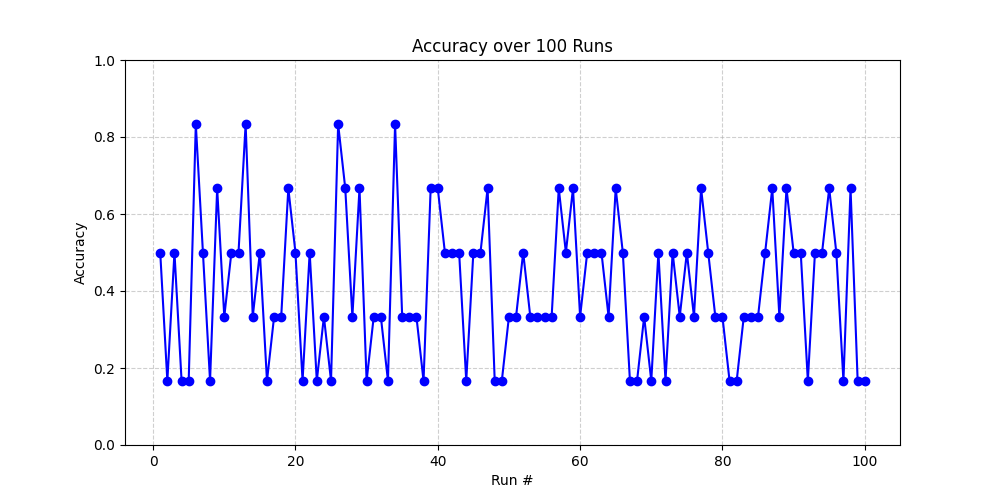

Here is the Python script that generated this plot:
import os
import pandas as pd
import re
import numpy as np
import pymc as pm
import tensorflow as tf
from collections import Counter
from sklearn.model_selection import train_test_split
from sklearn.preprocessing import StandardScaler
from tensorflow.keras.callbacks import EarlyStopping
from tensorflow.keras.layers import Dense, Dropout
from tensorflow.keras.models import Sequential
from scipy.stats import zscore
import matplotlib.pyplot as plt

# --- Feature Extraction ---
def extract_features_from_lines(lines):
    pronouns = {'i', 'you', 'he', 'she', 'we', 'they', 'me', 'him', 'her', 'us', 'them',
                'my', 'your', 'his', 'its', 'our', 'their', 'mine', 'yours', 'hers',
                'ours', 'theirs', 'myself', 'yourself', 'himself', 'herself', 'itself',
                'ourselves', 'yourselves', 'themselves', 'who', 'whom', 'whose', 'which',
                'that', 'anyone', 'someone', 'everyone', 'somebody', 'anybody',
                'everybody', 'each', 'either', 'neither', 'this', 'these', 'those'}

    conjunctions = {'and', 'but', 'or', 'because', 'so', 'if', 'although', 'while', 'when',
                    'nor', 'yet', 'unless', 'until', 'even though', 'as', 'as if',
                    'as though', 'whereas', 'since', 'whether', 'before', 'after',
                    'once', 'than', 'though', 'provided', 'lest', 'in case', 'now that',
                    'even if', 'rather than', 'both', 'either', 'neither', 'not only',
                    'just as'}

    negations = {'no', 'not', "n't", 'never', 'nothing', 'nobody', 'nowhere', 'neither',
                 'no one', 'none', 'without', 'hardly', 'scarcely', 'barely', 'cannot',
                 "can't", "don't", "won't", "isn't", "wasn't", "weren't", "didn't",
                 "hasn't", "haven't", "hadn't", "wouldn't", "shouldn't", "mustn't",
                 "mightn't"}

    child_word_count = 0
    child_morpheme_count = 0
    child_utterance_count = 0
    pronoun_count = 0
    conj_count = 0
    negation_count = 0
    mother_utterance_count = 0
    type_token_set = set()
    repetition_count = 0

    for line in lines:
        line = line.strip()
        if line.startswith("*CHI:"):
            utterance = re.sub(r'[^\w\s-]', '', line[5:].lower())
            words = utterance.split()
            morphemes = sum(len(word.split('-')) for word in words)

            child_word_count += len(words)
            child_morpheme_count += morphemes
            child_utterance_count += 1

            type_token_set.update(words)

            pronoun_count += sum(1 for word in words if word in pronouns)
            conj_count += sum(1 for word in words if word in conjunctions)
            negation_count += sum(1 for word in words if word in negations)

            # Count repeated words (disfluency)
            for i in range(1, len(words)):
                if words[i] == words[i-1]:
                    repetition_count += 1

        elif any(line.startswith(speaker) for speaker in ["*MOT:", "*INV:", "*INV1:", "*INV2:"]):
            mother_utterance_count += 1

    mluw = child_word_count / child_utterance_count if child_utterance_count else 0
    mlum = child_morpheme_count / child_utterance_count if child_utterance_count else 0
    mlt_ratio = child_utterance_count / mother_utterance_count if mother_utterance_count else 0
    ttr = len(type_token_set) / child_word_count if child_word_count else 0

    return {
        "mluw": mluw,
        "mlum": mlum,
        "mlt_ratio": mlt_ratio,
        "pronouns_per_100w": 100 * pronoun_count / child_word_count if child_word_count else 0,
        "conjunctions_per_100w": 100 * conj_count / child_word_count if child_word_count else 0,
        "negations_per_100w": 100 * negation_count / child_word_count if child_word_count else 0,
        "type_token_ratio": ttr,
        "repetitions": repetition_count,
        "total_words": child_word_count,
    }

def extract_features_from_cha(file_path):
    with open(file_path, 'r', encoding='utf-8', errors='ignore') as f:
        lines = f.readlines()
    features = extract_features_from_lines(lines)
    return features

if __name__ == "__main__":
    # Data paths
    data_path = "C:/Users/pabbu/OneDrive/Autism_Project/Data/Eigsti"
    asd_path = os.path.join(data_path, "ASD")
    td_path = os.path.join(data_path, "TD")

    # List files
    asd_files = [f for f in os.listdir(asd_path) if f.endswith(".cha.txt")]
    td_files = [f for f in os.listdir(td_path) if f.endswith(".cha.txt")]

    # Extract features
    data = []
    for filename in asd_files:
        file_path = os.path.join(asd_path, filename)
        features = extract_features_from_cha(file_path)
        features.update({"filename": filename, "label": "ASD"})
        data.append(features)

    for filename in td_files:
        file_path = os.path.join(td_path, filename)
        features = extract_features_from_cha(file_path)
        features.update({"filename": filename, "label": "TD"})
        data.append(features)

    # Create DataFrame
    df = pd.DataFrame(data)
    df['label_num'] = df['label'].map({'ASD': 1, 'TD': 0})

    # Select features as requested
    feature_cols = [
        'mlum',                 # MLU: mean length of utterance (morphemes)
        'mlt_ratio',            # Mean length turn ratio
        'pronouns_per_100w',    # Percent pronouns
        'conjunctions_per_100w',# Percent conjunctions
        'negations_per_100w',   # Percent negations
        'total_words'           # Number of words spoken
    ]

    # Cleaning
    df.replace([np.inf, -np.inf], np.nan, inplace=True)
    df.dropna(inplace=True)
    df = df[df['total_words'] > 0]
    df = df[df['mlum'] > 0]
    df = df[df['mlt_ratio'] > 0]

    df_z = df[feature_cols].apply(zscore)
    df = df[(np.abs(df_z) < 3).all(axis=1)]
    df.reset_index(drop=True, inplace=True)

    # Prepare X and y
    X = df[feature_cols].values
    y = df['label_num'].values

    accuracies = []

    for run in range(100):
        X_train, X_test, y_train, y_test = train_test_split(X, y, test_size=0.2, random_state=run)

        scaler = StandardScaler()
        X_train_scaled = scaler.fit_transform(X_train)
        X_test_scaled = scaler.transform(X_test)

        n_features = X_train_scaled.shape[1]

        with pm.Model() as model:
            mus = pm.Normal('mus', mu=0, sigma=1, shape=n_features)
            sigmas = pm.HalfNormal('sigmas', sigma=1, shape=n_features)
            pm.Normal('obs', mu=mus, sigma=sigmas, observed=X_train_scaled)
            trace = pm.sample(2000, tune=1000, target_accept=0.9, chains=2, progressbar=False, random_seed=run)

        mus_samples = trace.posterior['mus'].stack(sample=("chain", "draw")).values.T
        sigmas_samples = trace.posterior['sigmas'].stack(sample=("chain", "draw")).values.T

        n_synthetic = 1000
        synthetic_features = []
        for _ in range(n_synthetic):
            idx = np.random.randint(mus_samples.shape[0])
            mu = mus_samples[idx]
            sigma = sigmas_samples[idx]
            sample = np.random.normal(mu, sigma)
            synthetic_features.append(sample)
        synthetic_features = np.array(synthetic_features)

        proportion_asd = np.mean(y_train)
        synthetic_labels = np.random.choice([1, 0], size=n_synthetic, p=[proportion_asd, 1 - proportion_asd])

        X_train_aug = np.vstack([X_train_scaled, synthetic_features])
        y_train_aug = np.hstack([y_train, synthetic_labels])

        tf.random.set_seed(run)
        nn_model = Sequential([
            tf.keras.Input(shape=(X_train_aug.shape[1],)),
            Dense(64, activation='relu'),
            Dropout(0.3),
            Dense(32, activation='relu'),
            Dropout(0.2),
            Dense(16, activation='relu'),
            Dense(1, activation='sigmoid')
        ])

        nn_model.compile(loss='binary_crossentropy',
                         optimizer=tf.keras.optimizers.Adam(learning_rate=0.001),
                         metrics=['accuracy'])

        early_stop = EarlyStopping(monitor='val_loss', patience=3, restore_best_weights=True)

        nn_model.fit(X_train_aug, y_train_aug, epochs=30, validation_split=0.2,
                     callbacks=[early_stop], verbose=0)

        loss, accuracy = nn_model.evaluate(X_test_scaled, y_test, verbose=0)
        accuracies.append(accuracy)

    print(f"Min accuracy: {min(accuracies):.4f}")
    print(f"Max accuracy: {max(accuracies):.4f}")
    print(f"Mean accuracy: {np.mean(accuracies):.4f}")

    # Plot accuracy over runs
    plt.figure(figsize=(10, 5))
    plt.plot(range(1, 101), accuracies, marker='o', linestyle='-', color='blue')
    plt.title("Accuracy over 100 Runs")
    plt.xlabel("Run #")
    plt.ylabel("Accuracy")
    plt.ylim(0, 1)
    plt.grid(True, linestyle='--', alpha=0.6)
    plt.show()
